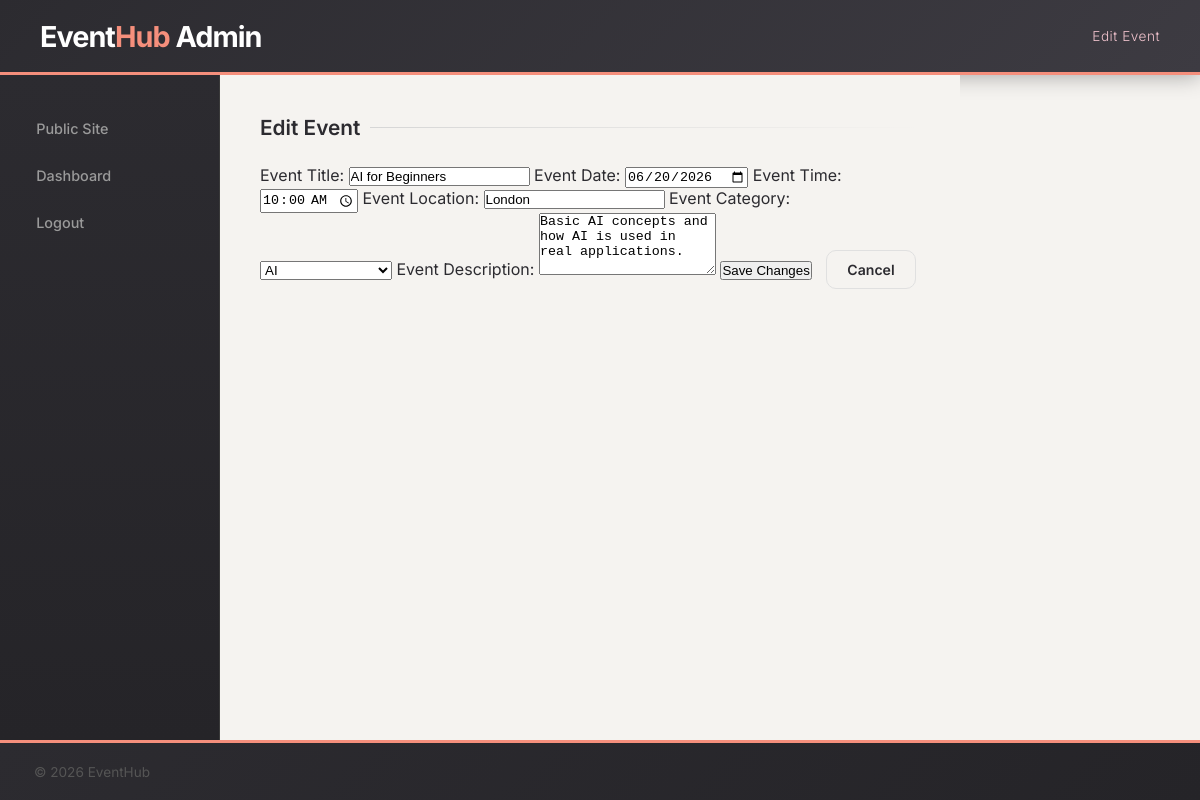
/src/Code/php/edit_event.php?id=2 (signed in), run on the app's committed database.
### tables this page shows
CREATE TABLE IF NOT EXISTS events (
    id INT AUTO_INCREMENT PRIMARY KEY,
    title VARCHAR(255) NOT NULL,
    date DATE NOT NULL,
    time TIME DEFAULT '09:00:00',
    location VARCHAR(255) NOT NULL,
    category VARCHAR(100) NOT NULL,
    description TEXT NOT NULL,
    created_at TIMESTAMP DEFAULT CURRENT_TIMESTAMP
);

### src/Code/php/edit_event.php (the view, shortened to what this page needs)
<?php
require 'db.php';
$id = isset($_GET['id']) ? (int)$_GET['id'] : 0;
$stmt = $pdo->prepare('SELECT * FROM events WHERE id = :id');
$stmt->execute(['id' => $id]);
$event = $stmt->fetch(PDO::FETCH_ASSOC);
?>
<!DOCTYPE html>
<html lang="en">
<head>
    <link rel="stylesheet" href="../styles.css">
</head>
<body>
    <header>
        <h1>Event<span>Hub</span> Admin</h1>
        <p>Edit Event</p>
    </header>
    <nav>
        <ul>
            <li><a href="../index.php">Public Site</a></li>
            <li><a href="../admin.php">Dashboard</a></li>
            <li><a href="logout.php">Logout</a></li>
        </ul>
    </nav>
    <main>
        <h2>Edit Event</h2>
        <form method="POST" action="">
            <label for="title">Event Title:</label>
            <input type="text" id="title" name="title" value="<?php echo htmlspecialchars($event['title']); ?>" required>
            <label for="date">Event Date:</label>
            <input type="date" id="date" name="date" value="<?php echo htmlspecialchars($event['date']); ?>" required>
            <label for="time">Event Time:</label>
            <input type="time" id="time" name="time" value="<?php echo htmlspecialchars($event['time']); ?>" required>
            <label for="location">Event Location:</label>
            <input type="text" id="location" name="location" value="<?php echo htmlspecialchars($event['location']); ?>" required>
            <label for="category">Event Category:</label>
            <select id="category" name="category" required>
                <option value="AI" <?php echo $event['category'] === 'AI' ? 'selected' : ''; ?>>AI</option>
            </select>
            <label for="description">Event Description:</label>
            <textarea id="description" name="description" rows="4" required><?php echo htmlspecialchars($event['description']); ?></textarea>
            <input type="submit" value="Save Changes">
            <a href="../admin.php" class="btn-cancel">Cancel</a>
        </form>
    </main>
    <footer>
        <p>&copy; 2026 EventHub</p>
    </footer>
</body>
</html>

### src/Code/styles.css (style rules this page uses)
* { margin: 0; padding: 0; box-sizing: border-box; }
body { display: grid; grid-template-columns: 220px 1fr 240px; grid-template-rows: auto 1fr auto; grid-template-areas: "header header header" "nav main aside" "footer footer footer"; min-height: 100vh; font-family: 'Inter', Arial, sans-serif; background-color: #f5f3f0; color: #2C2B30; }
header { grid-area: header; background: linear-gradient(135deg, #2C2B30 0%, #3d3b42 100%); color: white; padding: 0 2.5em; height: 75px; display: flex; align-items: center; justify-content: space-between; border-bottom: 3px solid #F58F7C; box-shadow: 0 2px 20px rgba(0, 0, 0, 0.3); }
header h1 { font-size: 1.8em; font-weight: 700; letter-spacing: -1px; color: white; }
header h1 span { color: #F58F7C; }
header p { color: #F2C4CE; font-size: 0.85em; font-weight: 300; letter-spacing: 0.5px; }
nav { grid-area: nav; background: linear-gradient(180deg, #2C2B30 0%, #252428 100%); padding: 2em 1.2em; border-right: 1px solid #3a3a3a; }
nav ul { list-style: none; }
nav li { margin-bottom: 4px; }
nav a { text-decoration: none; color: #9a9a9a; display: flex; align-items: center; gap: 10px; padding: 12px 16px; border-radius: 10px; font-size: 0.9em; font-weight: 500; transition: all 0.25s; border: 1px solid transparent; }
main { grid-area: main; background-color: #f5f3f0; padding: 2.5em; color: #2C2B30; }
main h2 { font-size: 1.3em; font-weight: 600; margin-bottom: 1.2em; color: #2C2B30; display: flex; align-items: center; gap: 10px; }
main h2::after { content: ''; flex: 1; height: 1px; background: linear-gradient(to right, #D6D6D6, transparent); }
footer { grid-area: footer; background: linear-gradient(135deg, #2C2B30 0%, #252428 100%); color: #555; padding: 1.5em 2.5em; display: flex; justify-content: space-between; align-items: center; border-top: 3px solid #F58F7C; font-size: 0.85em; }
.btn-cancel { display: inline-block; padding: 10px 20px; background-color: #f5f3f0; color: #2C2B30; border-radius: 10px; text-decoration: none; font-size: 0.88em; font-weight: 600; margin-left: 10px; border: 1px solid #e0e0e0; transition: 0.25s; }

### data on the page
events: title "AI for Beginners", date "06/20/2026", time "10:00:00", location "London", category "AI", description "Basic AI concepts and how AI is used in real applications."
